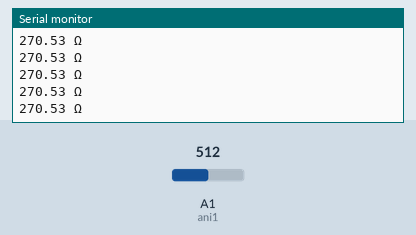
Recording of a sketch running on a simulated Arduino Uno, built with avr-gcc and run on an emulated ATmega328P. Shown: the last lines printed to the serial monitor. The inputs (shaded band) are chosen by the test bench; at power-on: A1 (ani1) = 512.

Above: at 1.2 s.
1.3 s: A1 (ani1) set to 792
At 2.2 s:
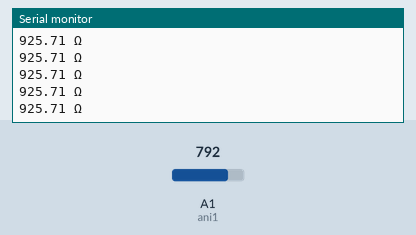
2.8 s: A1 (ani1) set to 812
At 3.7 s:
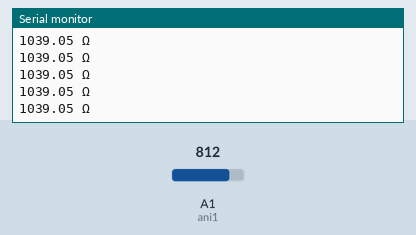
8.8 s: A1 (ani1) set to 1005
At 9.4 s:
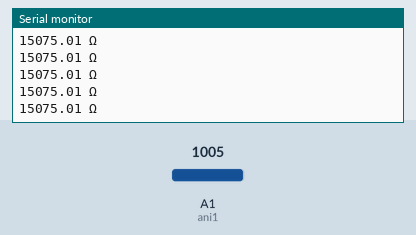
10.3 s: A1 (ani1) set to 1021
At 11.3 s:
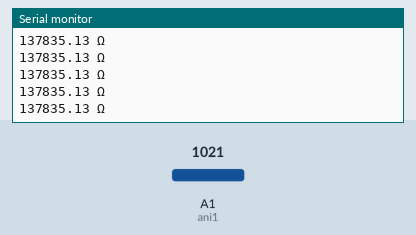
Timing chart, 0 to 13.3 s (numbered marks = the images above; inputs shaded):
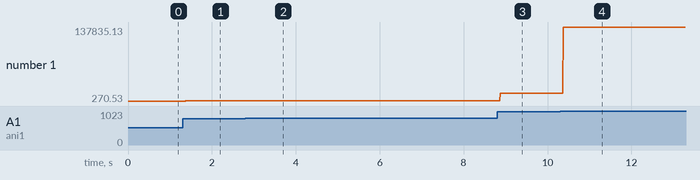

The sketch:

analog_ohmmeter.ino
```cpp
int ani1 = A1;

int maxVolt = 5;
int knownRes = 270;//ohm

int readData;

void setup() {
  Serial.begin(9600);
}

void loop() {
  readData = analogRead(ani1);
  Serial.println(String(getRes(readData)) + " Ω");
}

float getRes(int analogData) {
  float source = maxVolt;
  float measured = analogData / 1023. * maxVolt;
  float known = source - measured;

  return measured / known * knownRes;
}
```

Measured:
- after the input at 1.3 s, the serial monitor: prints a new line after 0.07 s (image 1)
- after the input at 2.8 s, the serial monitor: prints a new line after 0.07 s (image 2)
- after the input at 8.8 s, the serial monitor: prints a new line after 0.07 s (image 3)
- after the input at 10.3 s, the serial monitor: prints a new line after 0.08 s (image 4)
- plotted number 1: 270.53 → 925.71 after the input at 1.3 s, 925.71 → 1039.05 after the input at 2.8 s, 1039.05 → 15075.01 after the input at 8.8 s, 15075.01 → 137835.13 after the input at 10.3 s
